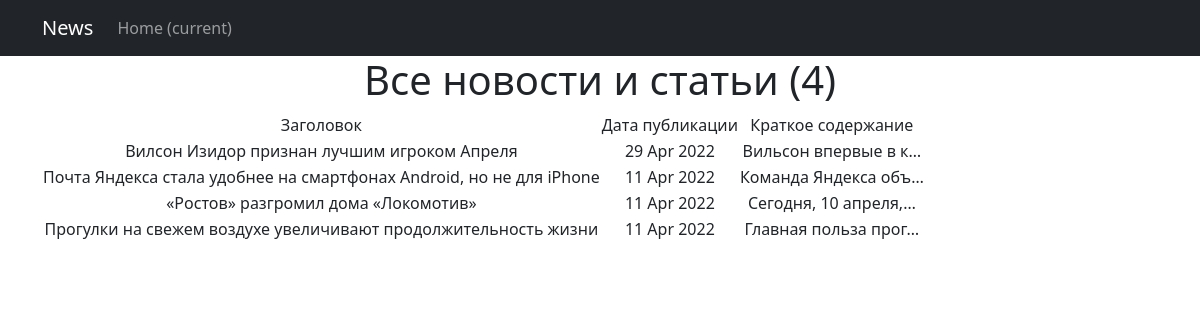
The page /news/ on the database as committed earlier.
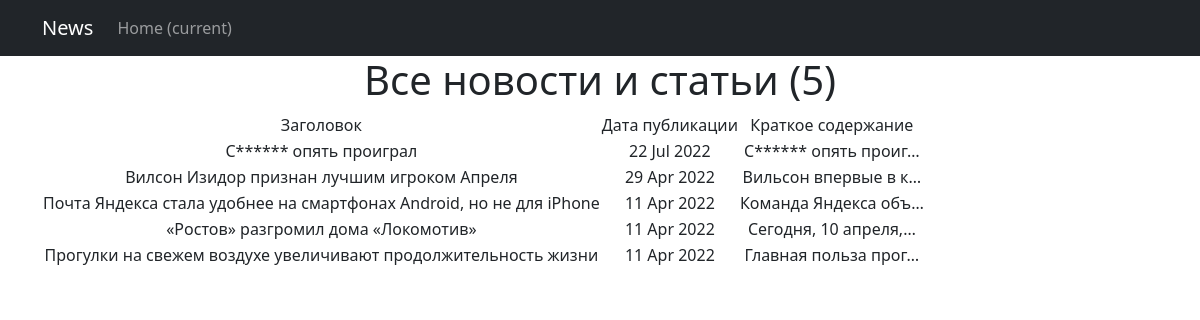
The same page on the database as committed later.
### news/models.py (models this page shows, shortened)
class Post(models.Model):
    author = models.ForeignKey(Author, on_delete=models.CASCADE)
    NEWS = 'NW'
    ARTICLE = 'AR'
    CATEGORY_CHOICES = (
        (NEWS, 'Новость'),
        (ARTICLE, 'Статья')
    )
    categoryType = models.CharField(max_length=2, choices=CATEGORY_CHOICES, default=ARTICLE)
    dateCreation = models.DateTimeField(auto_now_add=True)
    postCategory = models.ManyToManyField(Category, through='PostCategory')
    title = models.CharField(max_length=128)
    text = models.TextField()
    rating = models.SmallIntegerField(default=0)

### news/views.py (the view)
# urls.py: path('', PostList.as_view()),
class PostList(ListView):
    model = Post
    ordering = '-dateCreation'
    template_name = 'news.html'
    context_object_name = 'news'

### news/templatetags/censor.py (called while the page is built)
@register.filter()
def censor(text):
    if not isinstance(text, str):
        raise TypeError('Фильтр применяется только для строк')
    for cens in CENSOR_WORDS:
        if cens.find(text.lower()):
            text = text.replace(cens[1:], '*' * (len(cens) - 1))
    return f'{text}'

### templates/news.html
{% extends 'flatpages/default.html' %}
{% load censor %}
{% block title %}
    <h1>Все новости и статьи ({{ news|length }})</h1>
{% endblock title %}
{% block content %}
    <table>
        <tr>
            <td>Заголовок</td>
            <td>Дата публикации</td>
            <td>Краткое содержание</td>
        </tr>
    {% for news_one in news %}
    <tr>
        <td>{{ news_one.title|censor}}</td>
        <td>{{ news_one.dateCreation|date:'d M Y'}}</td>
        <td>{{ news_one.text|truncatechars:20|censor}}</td>
    </tr>
    {% endfor %}
    </table>
{% endblock content %}

### templates/flatpages/default.html (shortened to what this page needs)
<!DOCTYPE html>
<html lang="en">
    <head>
        {% load static %}
        <link href="{% static 'css/styles.css' %}" rel="stylesheet" />
    </head>
    <body>
        <nav class="navbar navbar-expand-lg navbar-dark bg-dark static-top">
            <div class="container">
                <a class="navbar-brand" href="#">News</a>
                <div class="collapse navbar-collapse" id="navbarResponsive">
                    <ul class="navbar-nav ml-auto">
                        <li class="nav-item active">
                            <a class="nav-link" href="#">Home
                                <span class="sr-only">(current)</span>
                            </a>
                        </li>
                    </ul>
                </div>
            </div>
        </nav>
        <div class="container">
            <div class="row">
                <div class="col-lg-12 text-center">
                    {% block title %}
                    {% endblock title %}
                    {% block content %}
                    {% endblock content %}
                </div>
            </div>
        </div>
    </body>
</html>

Rows that differ between the two databases and show on the page:
added Post: title|censor "С****** опять проиграл", dateCreation "22 Jul 2022", text|censor "С****** опять проиг…"
Other text that changed with them:
{{ news|length }}: "4" → "5"
